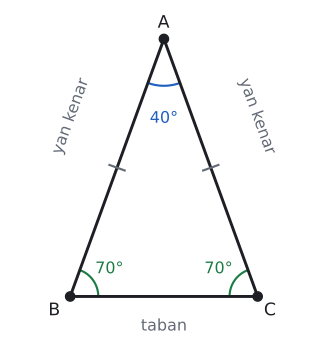

Source code (Python):
import sys; sys.path.insert(0, "tools")
from cizim import *

def centik(ax, P, Q, n=1, renk=SOLUK, L=0.13, ara=0.09):
    """[PQ] kenarının ortasına n çentik (eş kenar işareti)."""
    P, Q = np.asarray(P, float), np.asarray(Q, float)
    u = (Q - P) / np.linalg.norm(Q - P); v = np.array([-u[1], u[0]]); M = (P + Q) / 2
    for k in range(n):
        c = M + (k - (n - 1) / 2) * ara * u
        ax.plot(*zip(c - L * v, c + L * v), color=renk, lw=1.6)

def olc(K, P, Q):
    a, b = np.asarray(P) - K, np.asarray(Q) - K
    return round(float(np.degrees(np.arccos(np.dot(a, b) / np.linalg.norm(a) / np.linalg.norm(b)))), 3)

def dik(ax, K, P, Q, k=0.25, renk=YAZI):
    a = (np.asarray(P) - K) / np.linalg.norm(np.asarray(P) - K); b = (np.asarray(Q) - K) / np.linalg.norm(np.asarray(Q) - K)
    ax.plot(*zip(K + k * a, K + k * (a + b), K + k * b), color=renk, lw=1.3)

# |AB| = |AC|, m(A) = 40, m(B) = m(C) = 70.
B = np.array([0.0, 0.0]); C = np.array([3.0, 0.0]); A = np.array([1.5, 1.5 * np.tan(np.radians(70))])
print("A", olc(A, B, C), "B", olc(B, A, C), "C", olc(C, A, B))
fig, ax = sekil(4.2, 4.6)
ax.set_aspect("equal"); ax.axis("off")
ax.plot(*zip(B, C, A, B), color=YAZI)
centik(ax, A, B); centik(ax, A, C)
nokta(ax, *A, "A", dx=-0.1, dy=0.18); nokta(ax, *B, "B", dx=-0.35, dy=-0.3); nokta(ax, *C, "C", dx=0.1, dy=-0.3)
aci(ax, A, B, C, r=0.75, ad="40°", renk=MAVI)
aci(ax, B, C, A, r=0.45, ad="70°", renk=YESIL)
aci(ax, C, A, B, r=0.45, ad="70°", renk=YESIL)
ax.text(1.5, -0.35, "taban", ha="center", va="top", color=SOLUK, fontsize=12)
ax.text(0.35, 2.3, "yan kenar", ha="right", color=SOLUK, fontsize=12, rotation=70)
ax.text(2.65, 2.3, "yan kenar", ha="left", color=SOLUK, fontsize=12, rotation=-70)
ax.set_xlim(-1.0, 4.0); ax.set_ylim(-0.75, A[1] + 0.5)
kaydet(fig, __file__)
